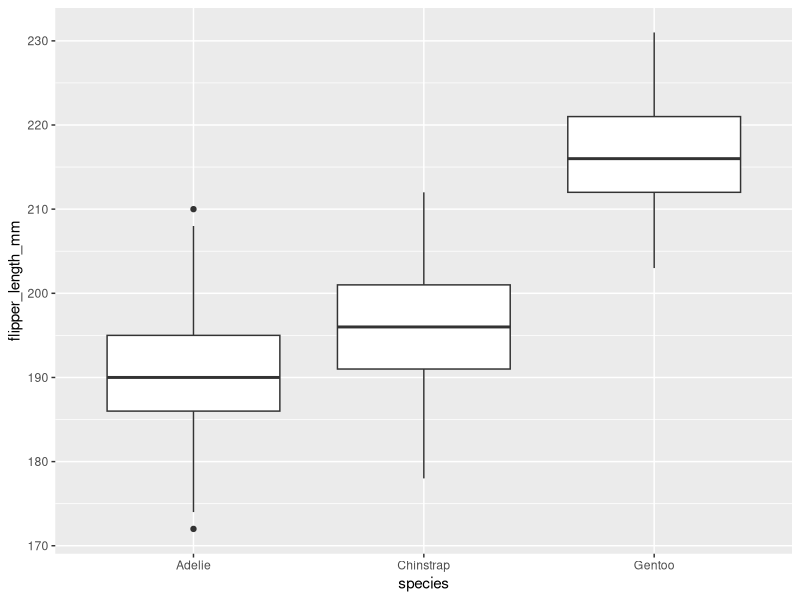
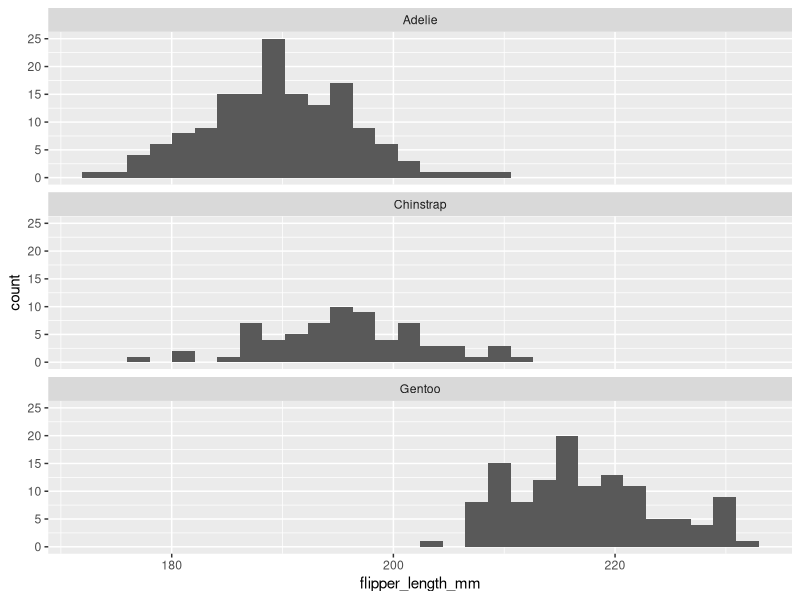

Here is the R script that generated these plots, in order:
library(tidyverse)
library(palmerpenguins)
# Does species help explain flipper length?

glimpse(penguins)
ggplot(penguins, aes(x = species,
                     y = flipper_length_mm)) + 
  geom_boxplot()

ggplot(penguins, aes(x = flipper_length_mm)) + 
  geom_histogram() +
  facet_wrap(~species, ncol = 1)

penguins %>% 
  group_by(species) %>% 
  summarize(var(flipper_length_mm, na.rm = TRUE))

model <- aov(flipper_length_mm ~ species, 
             data = penguins)
summary(model)

TukeyHSD(model)
